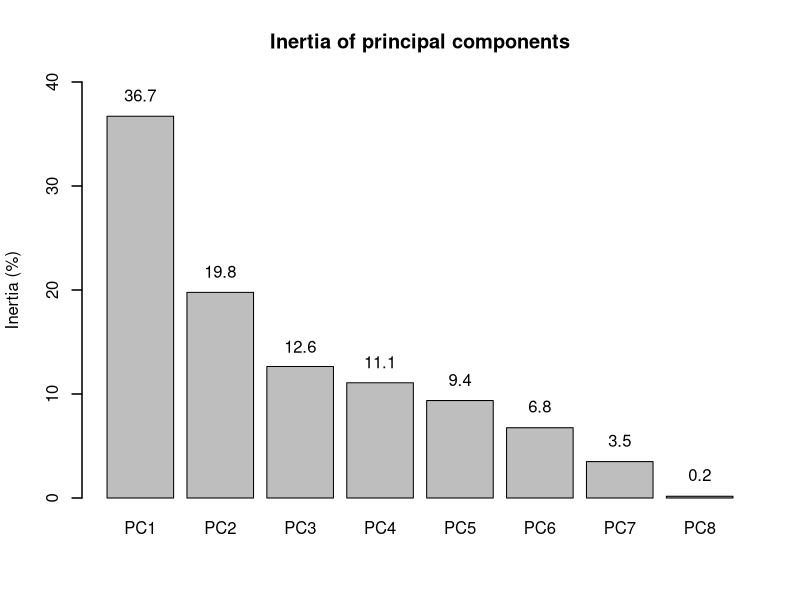
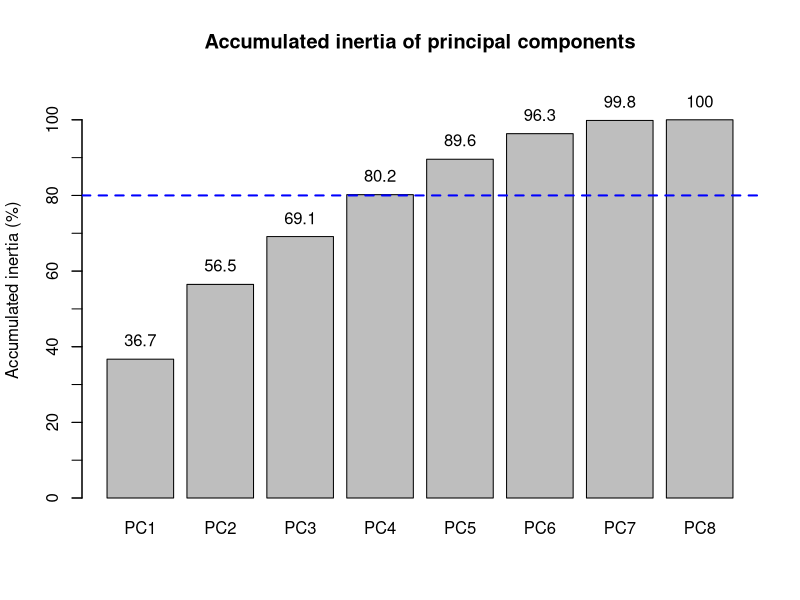
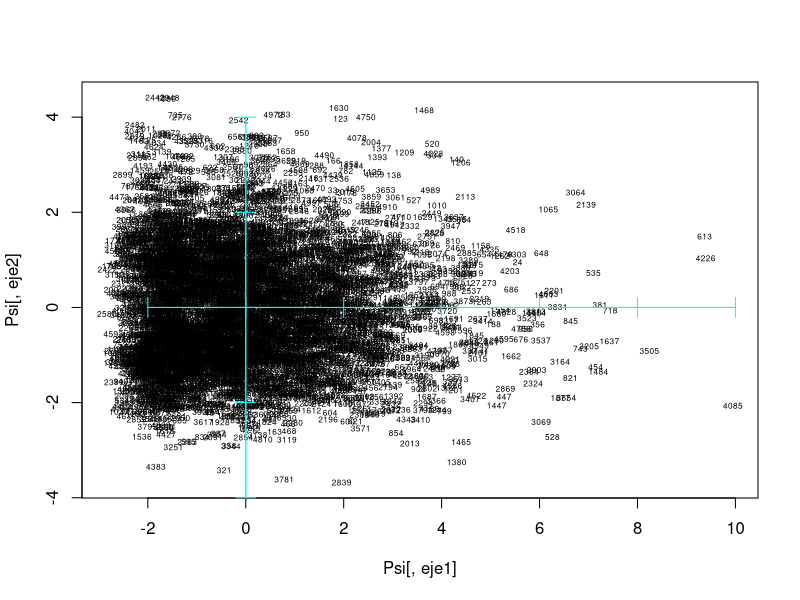
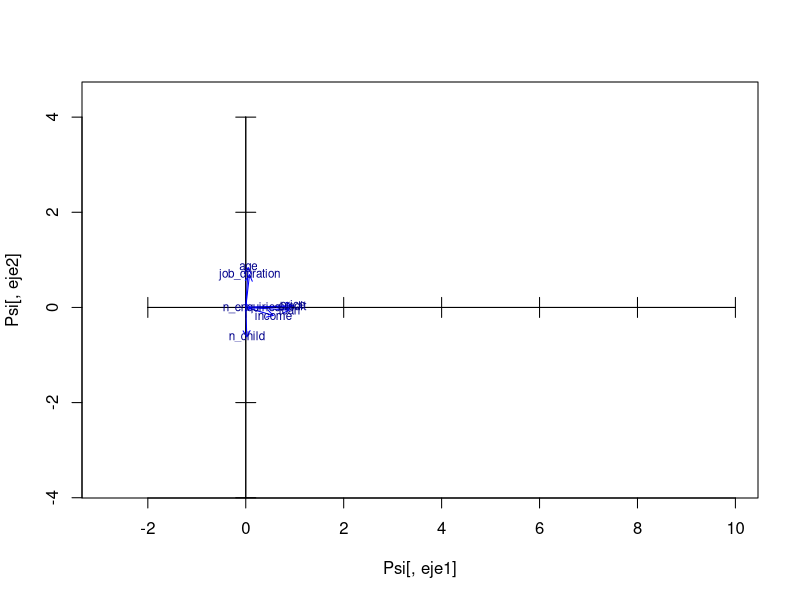
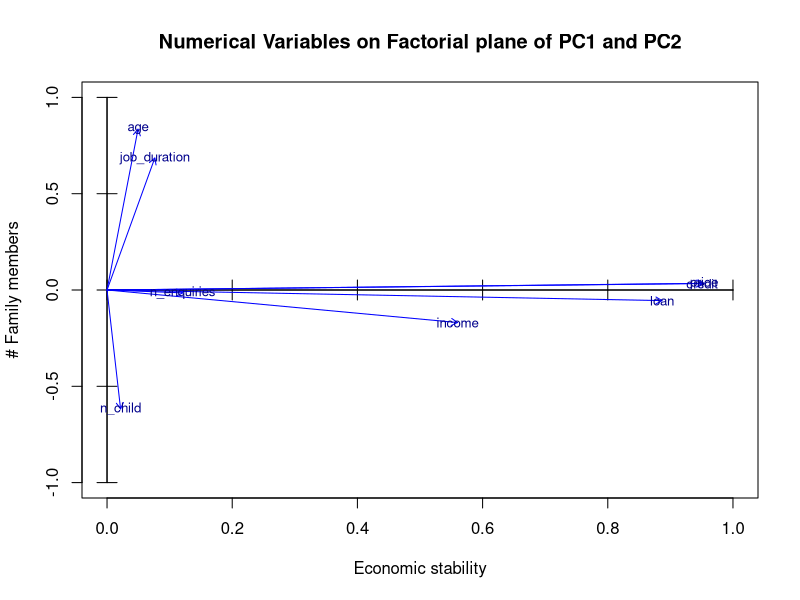
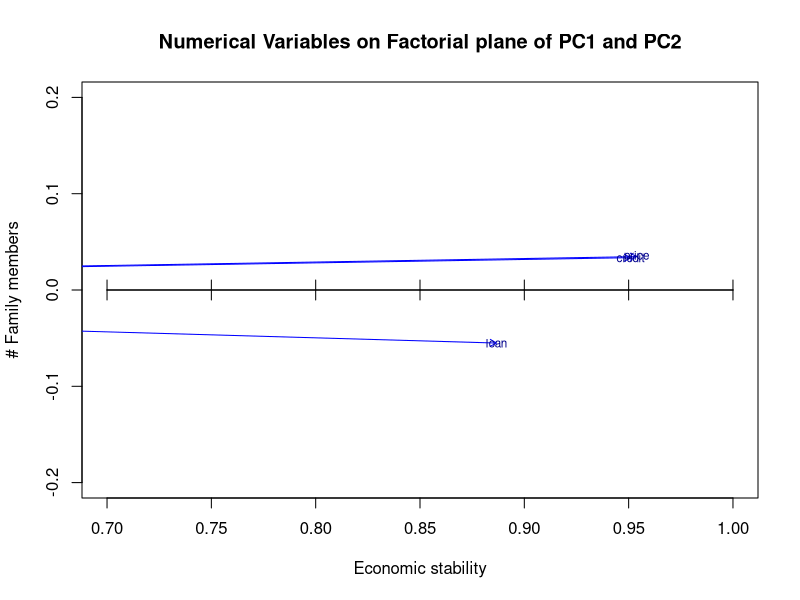
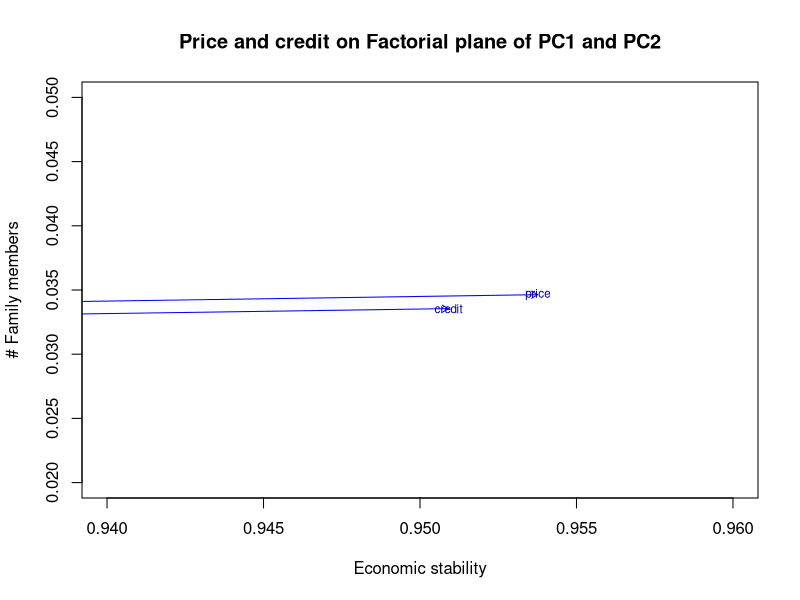
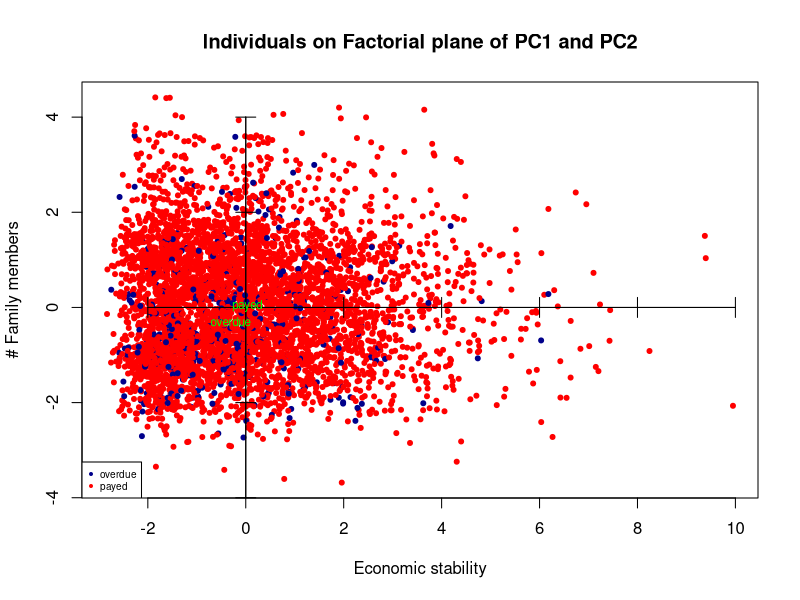

The R source for these figures, in order:
## ---- chunk 1
library(car)
## ---- chunk 2
df <- read.csv("2. Bank-India-preprocessed-data.csv")
data = df

for (i in c(2:5,11:14,17:18,20)) {
  data[,i] <- factor(data[,i])
}
summary(data)
## ---- chunk 3
# Here we can see the output of the PCA 
numeriques <- which(sapply(data,is.numeric))
# We don't include id for the analysis
numeriques = numeriques[-1]

dcon <- data[,numeriques]
sapply(dcon,class)

pc1 <- prcomp(dcon, scale=TRUE)
pc1
## ---- chunk 4
numeriques
## ---- chunk 5
barplot_x <- barplot(100*(pc1$sdev[1:dim(dcon)[2]]^2)/dim(dcon)[2], main = 
        'Inertia of principal components', 
        names.arg = c("PC1", "PC2", "PC3", "PC4", "PC5",
        "PC6", "PC7", "PC8"), ylab = "Inertia (%)", ylim = c(0,40))
axis(side=2, at=(seq(0, 100, by=10)), labels = FALSE)
barplot_y <- round(as.matrix(100*(pc1$sdev[1:dim(dcon)[2]]^2)/dim(dcon)[2]), digits = 1)

text(barplot_x,barplot_y+2,labels=as.character(barplot_y))
## ---- chunk 6
barplot_x <- barplot(100*cumsum(pc1$sdev[1:dim(dcon)[2]]^2)/dim(dcon)[2], main = 
        'Accumulated inertia of principal components', 
        names.arg = c("PC1", "PC2", "PC3", "PC4", "PC5",
        "PC6", "PC7", "PC8"), ylab = "Accumulated inertia (%)", ylim = c(0,110))
axis(side=2, at=(seq(0, 100, by=10)), labels = FALSE)
barplot_y <- round(as.matrix(100*cumsum(pc1$sdev[1:dim(dcon)[2]]^2)/dim(dcon)[2]), digits = 1)
text(barplot_x,barplot_y+5,labels=as.character(barplot_y))
abline(80,0, col = "blue", lwd = 2, lty = 2)

## ---- chunk 7
# Select only 4 components
nd = 4
Psi = pc1$x[,1:nd]

# STORAGE OF LABELS FOR INDIVIDUALS AND VARIABLES

iden = row.names(dcon)
etiq = names(dcon)
ze = rep(0,length(etiq)) # WE WILL NEED THIS VECTOR AFTERWARDS FOR THE GRAPHICS

# PLOT OF INDIVIDUALS

#Select the component to be plot on our axis
eje1<-1
eje2<-2

# Here is were we create the shadows

plot(Psi[,eje1],Psi[,eje2], type="n")
text(Psi[,eje1],Psi[,eje2],labels=iden, cex=0.5)
axis(side=1, pos= 0, labels = F, col="cyan")
axis(side=3, pos= 0, labels = F, col="cyan")
axis(side=2, pos= 0, labels = F, col="cyan")
axis(side=4, pos= 0, labels = F, col="cyan")


# Projection of variables
# Correlation between original variables and the principal components
Phi = cor(dcon,Psi)

#select our axes

X<-Phi[,eje1]
Y<-Phi[,eje2]

plot(Psi[,eje1],Psi[,eje2],type="n")
axis(side=1, pos= 0, labels = F)
axis(side=3, pos= 0, labels = F)
axis(side=2, pos= 0, labels = F)
axis(side=4, pos= 0, labels = F)
arrows(ze, ze, X, Y, length = 0.07,col="blue")
text(X,Y,labels=etiq,col="darkblue", cex=0.7)
## ---- chunk 8
plot(Psi[,eje1],Psi[,eje2],type="n", xlim = c(0,1), ylim = c(-1, 1),
     xlab = "Economic stability", ylab='# Family members', main =
       "Numerical Variables on Factorial plane of PC1 and PC2")
axis(side=1, pos= 0, labels = F)
axis(side=3, pos= 0, labels = F)
axis(side=2, pos= 0, labels = F)
axis(side=4, pos= 0, labels = F)
arrows(ze, ze, X, Y, length = 0.07,col="blue")
text(X,Y,labels=etiq,col="darkblue", cex=0.8)
text(-0.65,-0.7, 
     substitute(paste(italic('Note: "price" and "credit" share almost the same space')))
     ,col="red", cex=0.8)

# "price" and "credit" overlap because one is the price of the good to purchase, while credit is the loan the client requests.
## ---- chunk 9
plot(Psi[,eje1],Psi[,eje2],type="n", xlim = c(0.7,1), ylim = c(-0.2, 0.2),
     xlab = "Economic stability", ylab='# Family members', main =
       "Numerical Variables on Factorial plane of PC1 and PC2")
axis(side=1, pos= 0, labels = F)
axis(side=3, pos= 0, labels = F)
axis(side=2, pos= 0, labels = F)
axis(side=4, pos= 0, labels = F)
arrows(ze, ze, X, Y, length = 0.07,col="blue")
text(X,Y,labels=etiq,col="darkblue", cex=0.7)

# Check that there are not more variables aggregated close to "loan"

plot(Psi[,eje1],Psi[,eje2],type="n", xlim = c(0.94,0.96), ylim = c(0.02, 0.05),
     xlab = "Economic stability", ylab='# Family members', main =
      "Price and credit on Factorial plane of PC1 and PC2")
axis(side=1, pos= 0, labels = F)
axis(side=3, pos= 0, labels = F)
axis(side=2, pos= 0, labels = F)
axis(side=4, pos= 0, labels = F)
arrows(ze, ze, X, Y, length = 0.07,col="blue")
text(X,Y,labels=etiq,col="darkblue", cex=0.7)
## ---- chunk 10
# Adding the target variable (index=2)

varcat<-factor(data[,2]) 
fdic1 = tapply(Psi[,eje1],varcat,mean)
fdic2 = tapply(Psi[,eje2],varcat,mean) 

varcat=factor(data[,2])
plot(Psi[,1],Psi[,2], pch=c(20,20) [varcat], col=c("darkblue", "red") [varcat],
     xlab = "Economic stability", ylab='# Family members', main =
      "Individuals on Factorial plane of PC1 and PC2")
axis(side=1, pos= 0, labels = F, col="black")
axis(side=3, pos= 0, labels = F, col="black")
axis(side=2, pos= 0, labels = F, col="black")
axis(side=4, pos= 0, labels = F, col="black")
legend("bottomleft",levels(factor(varcat)),pch=c(20,20),col=c("darkblue", "red"), cex=0.6)

text(fdic1,fdic2,labels=levels(varcat), col=c("green", "green"), 
     cex=0.7)

## ---- chunk 11

plot(Psi[,eje1],Psi[,eje2],type="n", xlim= c(-1,1), ylim = c(-1,1),
     xlab = "Economic stability", ylab='# Family members', main =
      "Target on Factorial plane of PC1 and PC2")
axis(side=1, pos= 0, labels = F, col="cyan")
axis(side=3, pos= 0, labels = F, col="cyan")
axis(side=2, pos= 0, labels = F, col="cyan")
axis(side=4, pos= 0, labels = F, col="cyan")

text(fdic1,fdic2,labels=levels(varcat), col=c("green", "red"), 
     cex=0.7)
arrows(ze, ze, X, Y, length = 0.07,col="darkgray")
text(X,Y,labels=etiq,col="darkgray", cex=0.8)
## ---- chunk 12
dcat <- c(2:5,11:14,17:18,20)
colors<-rainbow(length(dcat))

plot(Psi[,eje1],Psi[,eje2], type = "n", xlim= c(-2,2), ylim = c(-1,1))
axis(side=1, pos= 0, labels = F, col="cyan")
axis(side=3, pos= 0, labels = F, col="cyan")
axis(side=2, pos= 0, labels = F, col="cyan")
axis(side=4, pos= 0, labels = F, col="cyan")

# Loop to add all categories 

c <- 1
for(k in dcat){
  seguentColor<-colors[c]
  fdic1 = tapply(Psi[,eje1],data[,k],mean)
  fdic2 = tapply(Psi[,eje2],data[,k],mean) 
  
  text(fdic1,fdic2,labels=levels(factor(data[,k])),col=seguentColor, cex=0.6)
  c<-c+1
}
text(fdic1,fdic2,labels=levels(varcat), col=c("green", "red"), 
     cex=0.7)
arrows(ze, ze, X, Y, length = 0.07,col="lightgray")
text(X,Y,labels=etiq,col="lightgray", cex=0.8)  
legend("bottomleft",names(data)[dcat],pch=1,col=colors, cex=0.6)

## ---- chunk 13
plot(Psi[,eje1],Psi[,eje2], type = "n", xlim = c(-3,2), ylim = c(-2,3),
     xlab = "Economic stability", ylab='# Family members', main =
      "Modalities on Factorial plane of PC1 and PC2")
axis(side=1, pos= 0, labels = F, col="cyan")
axis(side=3, pos= 0, labels = F, col="cyan")
axis(side=2, pos= 0, labels = F, col="cyan")
axis(side=4, pos= 0, labels = F, col="cyan")

# Loop to add all categories 

c <- 1
for(k in dcat){
  seguentColor<-colors[c]
  fdic1 = tapply(Psi[,eje1],data[,k],mean)
  fdic2 = tapply(Psi[,eje2],data[,k],mean) 
  
  text(fdic1,fdic2,labels=levels(factor(data[,k])),col=seguentColor, cex=0.6)
  c<-c+1
}
arrows(ze, ze, X, Y, length = 0.07,col="lightgray")
text(X,Y,labels=etiq,col="lightgray", cex=0.8)  
legend("bottomleft",names(data)[dcat],pch=1,col=colors, cex=0.6)

## ---- chunk 14
groups <- list(c(2:5), c(2,11:13), c(2,14), c(2,17), c(2,18), c(2,20))

for(j in 1:length(groups)){
  colors <- c("red", "blue", "darkgreen", "black")
  
  plot(Psi[,eje1],Psi[,eje2], type = "n", xlim = c(-2,2), ylim = c(-2,2),
       xlab = "Economic stability", ylab='# Family members')
  axis(side=1, pos= 0, labels = F, col="cyan")
  axis(side=3, pos= 0, labels = F, col="cyan")
  axis(side=2, pos= 0, labels = F, col="cyan")
  axis(side=4, pos= 0, labels = F, col="cyan")
    
    # Loop to add all categories of this group
    c <- 1
    for(k in groups[[j]]){
      seguentColor<-colors[c]
      fdic1 = tapply(Psi[,eje1],data[,k],mean)
      fdic2 = tapply(Psi[,eje2],data[,k],mean) 
      
      text(fdic1,fdic2,labels=levels(factor(data[,k])),col=seguentColor, 
           cex=0.6)
      c <- c+1
    }
  arrows(ze, ze, X, Y, length = 0.07,col="lightgray")
  text(X,Y,labels=etiq,col="lightgray", cex=0.8)  
  legend("bottomleft",names(data)[groups[[j]]],pch=1,col=colors, cex=0.6)
}


## ---- chunk 15
# occupation 1
j <- 4

colors <- c("red", "blue", "darkgreen", "black")
  
plot(Psi[,eje1],Psi[,eje2], type = "n", xlim = c(-1,1.5), ylim = c(-1,1),
     xlab = "Economic stability", ylab='# Family members')
axis(side=1, pos= 0, labels = F, col="cyan")
axis(side=3, pos= 0, labels = F, col="cyan")
axis(side=2, pos= 0, labels = F, col="cyan")
axis(side=4, pos= 0, labels = F, col="cyan")
  
  # Loop to add all categories of this group
  seguentColor<-colors[1]
  fdic1 = tapply(Psi[,eje1],data[,2],mean)
  fdic2 = tapply(Psi[,eje2],data[,2],mean) 
  split = length(fdic1)
  
  text(fdic1[1:split],fdic2[1:split],labels=levels(factor(data[,2]))[1:split],col=seguentColor, 
       cex=0.6)
  
  seguentColor<-colors[2]
  fdic1 = tapply(Psi[,eje1],data[,17],mean)
  fdic2 = tapply(Psi[,eje2],data[,17],mean) 
  split = length(fdic1)/2
  
  text(fdic1[1:split],fdic2[1:split],labels=levels(factor(data[,17]))[1:split],col=seguentColor, 
       cex=0.6)
  arrows(ze, ze, X, Y, length = 0.07,col="lightgray")
  text(X,Y,labels=etiq,col="lightgray", cex=0.8) 
legend("bottomleft",names(data)[groups[[j]]],pch=1,col=colors, cex=0.6)
## ---- chunk 16
# occupation 2
j <- 4

colors <- c("red", "blue", "darkgreen", "black")
  
plot(Psi[,eje1],Psi[,eje2], type = "n", xlim = c(-1,1), ylim = c(-1,1),
     xlab = "Economic stability", ylab='# Family members')
axis(side=1, pos= 0, labels = F, col="cyan")
axis(side=3, pos= 0, labels = F, col="cyan")
axis(side=2, pos= 0, labels = F, col="cyan")
axis(side=4, pos= 0, labels = F, col="cyan")
  
  # Loop to add all categories of this group
  seguentColor<-colors[1]
  fdic1 = tapply(Psi[,eje1],data[,2],mean)
  fdic2 = tapply(Psi[,eje2],data[,2],mean) 
  split = length(fdic1)
  
  text(fdic1[1:split],fdic2[1:split],labels=levels(factor(data[,2]))[1:split],col=seguentColor, 
       cex=0.6)
  
  seguentColor<-colors[2]
  fdic1 = tapply(Psi[,eje1],data[,17],mean)
  fdic2 = tapply(Psi[,eje2],data[,17],mean) 
  split = length(fdic1)/2 + 1
  end_ind = length(fdic1)
  
  text(fdic1[split:end_ind],fdic2[split:end_ind],labels=levels(factor(data[,17]))[split:end_ind],col=seguentColor, 
       cex=0.6)
  arrows(ze, ze, X, Y, length = 0.07,col="lightgray")
  text(X,Y,labels=etiq,col="lightgray", cex=0.8)
legend("bottomleft",names(data)[groups[[j]]],pch=1,col=colors, cex=0.6)
## ---- chunk 17
# job_type 1
j <- 5

colors <- c("red", "blue", "darkgreen", "black")
  
plot(Psi[,eje1],Psi[,eje2], type = "n", xlim = c(-1.5,1), ylim = c(-.8,1),
     xlab = "Economic stability", ylab='# Family members')
axis(side=1, pos= 0, labels = F, col="cyan")
axis(side=3, pos= 0, labels = F, col="cyan")
axis(side=2, pos= 0, labels = F, col="cyan")
axis(side=4, pos= 0, labels = F, col="cyan")
  
  # Loop to add all categories of this group
  seguentColor<-colors[1]
  fdic1 = tapply(Psi[,eje1],data[,2],mean)
  fdic2 = tapply(Psi[,eje2],data[,2],mean) 
  split = length(fdic1)
  
  text(fdic1[1:split],fdic2[1:split],labels=levels(factor(data[,2]))[1:split],col=seguentColor, 
       cex=0.6)
  
  seguentColor<-colors[2]
  fdic1 = tapply(Psi[,eje1],data[,18],mean)
  fdic2 = tapply(Psi[,eje2],data[,18],mean) 
  split = length(fdic1)/2
  
  text(fdic1[1:split],fdic2[1:split],labels=levels(factor(data[,18]))[1:split],col=seguentColor, 
       cex=0.6)
  arrows(ze, ze, X, Y, length = 0.07,col="lightgray")
  text(X,Y,labels=etiq,col="lightgray", cex=0.8)
legend("bottomleft",names(data)[groups[[j]]],pch=1,col=colors, cex=0.6)
## ---- chunk 18
# job_type 2
j <- 5

colors <- c("red", "blue", "darkgreen", "black")
  
plot(Psi[,eje1],Psi[,eje2], type = "n", xlim = c(-.6,.6), ylim = c(-2,2),
     xlab = "Economic stability", ylab='# Family members')
axis(side=1, pos= 0, labels = F, col="cyan")
axis(side=3, pos= 0, labels = F, col="cyan")
axis(side=2, pos= 0, labels = F, col="cyan")
axis(side=4, pos= 0, labels = F, col="cyan")
  
  # Loop to add all categories of this group
  seguentColor<-colors[1]
  fdic1 = tapply(Psi[,eje1],data[,2],mean)
  fdic2 = tapply(Psi[,eje2],data[,2],mean) 
  split = length(fdic1)
  
  text(fdic1[1:split],fdic2[1:split],labels=levels(factor(data[,2]))[1:split],col=seguentColor, 
       cex=0.6)
  
  seguentColor<-colors[2]
  fdic1 = tapply(Psi[,eje1],data[,18],mean)
  fdic2 = tapply(Psi[,eje2],data[,18],mean) 
  split = length(fdic1)/2 + 1
  end_ind = length(fdic1)
  
  text(fdic1[split:end_ind],fdic2[split:end_ind],labels=levels(factor(data[,18]))[split:end_ind],col=seguentColor, 
       cex=0.6)
  arrows(ze, ze, X, Y, length = 0.07,col="lightgray")
  text(X,Y,labels=etiq,col="lightgray", cex=0.8)
legend("bottomleft",names(data)[groups[[j]]],pch=1,col=colors, cex=0.6)
## ---- chunk 19
j <- 6
colors <- c("red", "blue", "darkgreen", "black")
  
plot(Psi[,eje1],Psi[,eje2], type = "n", xlim = c(-.6,1), ylim = c(-.5,1),
     xlab = "Economic stability", ylab='# Family members')
axis(side=1, pos= 0, labels = F, col="cyan")
axis(side=3, pos= 0, labels = F, col="cyan")
axis(side=2, pos= 0, labels = F, col="cyan")
axis(side=4, pos= 0, labels = F, col="cyan")
  
  # Loop to add all categories of this group
  c <- 1
  for(k in groups[[j]]){
    seguentColor<-colors[c]
    fdic1 = tapply(Psi[,eje1],data[,k],mean)
    fdic2 = tapply(Psi[,eje2],data[,k],mean) 
    
    text(fdic1,fdic2,labels=levels(factor(data[,k])),col=seguentColor, 
         cex=0.6)
    c <- c+1
  }
    arrows(ze, ze, X, Y, length = 0.07,col="lightgray")
  text(X,Y,labels=etiq,col="lightgray", cex=0.8)
legend("bottomleft",names(data)[groups[[j]]],pch=1,col=colors, cex=0.6)
## ---- chunk 20
groups <- list(c(2:5), c(11:13))

for(j in 1:length(groups)){
  # colors <- c("red", "darkgreen", "green", "brown", "blue", "purple", "darkorange")
  colors <- c("red", "blue", "darkgreen")
  
  plot(Psi[,eje1],Psi[,eje2], type = "n", xlim = c(-1,2), ylim = c(-1,3))
  axis(side=1, pos= 0, labels = F, col="cyan")
  axis(side=3, pos= 0, labels = F, col="cyan")
  axis(side=2, pos= 0, labels = F, col="cyan")
  axis(side=4, pos= 0, labels = F, col="cyan")
  
  #add projections of numerical variables in background
  arrows(ze, ze, X, Y, length = 0.07,col="gray")
  text(X,Y,labels=etiq,col="gray", cex=0.7)
    
    # Loop to add all categories of this group
    c <- 1
    for(k in groups[[j]]){
      seguentColor<-colors[c]
      fdic1 = tapply(Psi[,eje1],data[,k],mean)
      fdic2 = tapply(Psi[,eje2],data[,k],mean) 
      
      text(fdic1,fdic2,labels=levels(factor(data[,k])),col=seguentColor, 
           cex=0.6)
      c <- c+1
    }
  legend("bottomleft",names(data)[groups[[j]]],pch=1,col=colors, cex=0.6)
}

## ---- chunk 21
# Plot the PCA plan
plot(Psi[,eje1],Psi[,eje2])
axis(side=1, pos= 0, labels = F, col="cyan")
axis(side=3, pos= 0, labels = F, col="cyan")
axis(side=2, pos= 0, labels = F, col="cyan")
axis(side=4, pos= 0, labels = F, col="cyan")

# Defining the parameter for Mahalanobis distance
df <- Psi[,eje1:eje2]
df.center <- colMeans(df)
df.cov <- cov(df)
rad <- sqrt(qchisq(0.95, df = ncol(df)))


# Plotting the ellipse of Mahalanobis distance
ellipse <- data.frame(ellipse(df.center, df.cov, rad, 100, FALSE, col = "orange", fill=TRUE))
## ---- chunk 22
#Select the component to be plot on our axis
eje1<-1
eje2<-3

# Here is were we create the shadows

plot(Psi[,eje1],Psi[,eje2], type="n")
text(Psi[,eje1],Psi[,eje2],labels=iden, cex=0.5)
axis(side=1, pos= 0, labels = F, col="cyan")
axis(side=3, pos= 0, labels = F, col="cyan")
axis(side=2, pos= 0, labels = F, col="cyan")
axis(side=4, pos= 0, labels = F, col="cyan")


# Projection of variables
# Correlation between original variables and the principal components
Phi = cor(dcon,Psi)

#select our axes

X<-Phi[,eje1]
Y<-Phi[,eje2]

plot(Psi[,eje1],Psi[,eje2],type="n")
axis(side=1, pos= 0, labels = F)
axis(side=3, pos= 0, labels = F)
axis(side=2, pos= 0, labels = F)
axis(side=4, pos= 0, labels = F)
arrows(ze, ze, X, Y, length = 0.07,col="blue")
text(X,Y,labels=etiq,col="darkblue", cex=0.7)
## ---- chunk 23
plot(Psi[,eje1],Psi[,eje2],type="n", xlim = c(0,1), ylim = c(-.5, 1), xlab = 'Economic stability', ylab='#Enquiries', main =
       "Numerical Variables on Factorial plane of PC1 and PC3")
axis(side=1, pos= 0, labels = F)
axis(side=3, pos= 0, labels = F)
axis(side=2, pos= 0, labels = F)
axis(side=4, pos= 0, labels = F)
arrows(ze, ze, X, Y, length = 0.07,col="blue")
text(X,Y,labels=etiq,col="darkblue", cex=0.8)
text(-0.65,-0.7, 
     substitute(paste(italic('Note: "price" and "credit" share almost the same space')))
     ,col="red", cex=0.8)

# "price" and "credit" overlap because one is the price of the good to purchase, while credit is the loan the client requests.
## ---- chunk 24
plot(Psi[,eje1],Psi[,eje2],type="n", xlim = c(0.7,1), ylim = c(-0.2, 0.2))
axis(side=1, pos= 0, labels = F)
axis(side=3, pos= 0, labels = F)
axis(side=2, pos= 0, labels = F)
axis(side=4, pos= 0, labels = F)
arrows(ze, ze, X, Y, length = 0.07,col="blue")
text(X,Y,labels=etiq,col="darkblue", cex=0.7)

# Check that there are not more variables aggregated close to "loan"

plot(Psi[,eje1],Psi[,eje2],type="n", xlim = c(0.85,1), ylim = c(-0.1, 0))
axis(side=1, pos= 0, labels = F)
axis(side=3, pos= 0, labels = F)
axis(side=2, pos= 0, labels = F)
axis(side=4, pos= 0, labels = F)
arrows(ze, ze, X, Y, length = 0.07,col="blue")
text(X,Y,labels=etiq,col="darkblue", cex=0.7)
## ---- chunk 25
# Adding the target variable (index=2)

varcat<-factor(data[,2]) 
fdic1 = tapply(Psi[,eje1],varcat,mean)
fdic2 = tapply(Psi[,eje2],varcat,mean) 

varcat=factor(data[,2])
plot(Psi[,1],Psi[,2], pch=c(20,20) [varcat], col=c("darkblue", "red") [varcat],
     xlab = 'Economic stability', ylab = '#Enquiries', main = 
       'Individuals on Factorial plane of PC1 and PC3')
axis(side=1, pos= 0, labels = F, col="black")
axis(side=3, pos= 0, labels = F, col="black")
axis(side=2, pos= 0, labels = F, col="black")
axis(side=4, pos= 0, labels = F, col="black")
legend("bottomleft",levels(factor(varcat)),pch=c(20,20),col=c("darkblue", "red"), cex=0.6)

text(fdic1,fdic2,labels=levels(varcat), col=c("green", "green"), 
     cex=0.7)

## ---- chunk 26

plot(Psi[,eje1],Psi[,eje2],type="n", xlim= c(-1,1), ylim = c(-1,1), xlab = 'Economic stability', ylab = '#Enquiries', main = 
       'Target on Factorial plane of PC1 and PC3')
axis(side=1, pos= 0, labels = F, col="cyan")
axis(side=3, pos= 0, labels = F, col="cyan")
axis(side=2, pos= 0, labels = F, col="cyan")
axis(side=4, pos= 0, labels = F, col="cyan")

text(fdic1,fdic2,labels=levels(varcat), col=c("green", "red"), 
     cex=0.7)
  arrows(ze, ze, X, Y, length = 0.07,col="darkgray")
  text(X,Y,labels=etiq,col="darkgray", cex=0.8) 
## ---- chunk 27
dcat <- c(2:5,11:14,17:18,20)
colors<-rainbow(length(dcat))

plot(Psi[,eje1],Psi[,eje2], type = "n")
axis(side=1, pos= 0, labels = F, col="cyan")
axis(side=3, pos= 0, labels = F, col="cyan")
axis(side=2, pos= 0, labels = F, col="cyan")
axis(side=4, pos= 0, labels = F, col="cyan")

# Loop to add all categories 

c <- 1
for(k in dcat){
  seguentColor<-colors[c]
  fdic1 = tapply(Psi[,eje1],data[,k],mean)
  fdic2 = tapply(Psi[,eje2],data[,k],mean) 
  
  text(fdic1,fdic2,labels=levels(factor(data[,k])),col=seguentColor, cex=0.6)
  c<-c+1
}
legend("bottomleft",names(data)[dcat],pch=1,col=colors, cex=0.6)
  arrows(ze, ze, X, Y, length = 0.07,col="lightgray")
  text(X,Y,labels=etiq,col="lightgray", cex=0.8) 
## ---- chunk 28
dcat <- c(2:5,11:14,17:18,20)
colors<-rainbow(length(dcat))

plot(Psi[,eje1],Psi[,eje2], type = "n", xlim = c(-1.5,1.5), ylim = c(-.7,1), xlab = 'Economic stability', ylab = '#Enquiries', main = 
       'Modalities on Factorial plane of PC1 and PC3')
axis(side=1, pos= 0, labels = F, col="cyan")
axis(side=3, pos= 0, labels = F, col="cyan")
axis(side=2, pos= 0, labels = F, col="cyan")
axis(side=4, pos= 0, labels = F, col="cyan")

# Loop to add all categories 

c <- 1
for(k in dcat){
  seguentColor<-colors[c]
  fdic1 = tapply(Psi[,eje1],data[,k],mean)
  fdic2 = tapply(Psi[,eje2],data[,k],mean) 
  
  text(fdic1,fdic2,labels=levels(factor(data[,k])),col=seguentColor, cex=0.6)
  c<-c+1
}
legend("bottomleft",names(data)[dcat],pch=1,col=colors, cex=0.6)
  arrows(ze, ze, X, Y, length = 0.07,col="lightgray")
  text(X,Y,labels=etiq,col="lightgray", cex=0.8) 

## ---- chunk 29
groups <- list(c(2:5), c(11:13), 14, 17, 18, 20)

for(j in 1:length(groups)){
  colors <- c("red", "blue", "darkgreen")
  
  plot(Psi[,eje1],Psi[,eje2], type = "n", xlim = c(-1.5,1.5), ylim = c(-.7,.7))
  axis(side=1, pos= 0, labels = F, col="cyan")
  axis(side=3, pos= 0, labels = F, col="cyan")
  axis(side=2, pos= 0, labels = F, col="cyan")
  axis(side=4, pos= 0, labels = F, col="cyan")
    
    # Loop to add all categories of this group
    c <- 1
    for(k in groups[[j]]){
      seguentColor<-colors[c]
      fdic1 = tapply(Psi[,eje1],data[,k],mean)
      fdic2 = tapply(Psi[,eje2],data[,k],mean) 
      
      text(fdic1,fdic2,labels=levels(factor(data[,k])),col=seguentColor, 
           cex=0.6)
      c <- c+1
    }
  legend("bottomleft",names(data)[groups[[j]]],pch=1,col=colors, cex=0.6)
}


## ---- chunk 30
groups <- list(c(2:5), c(11:13))

for(j in 1:length(groups)){
  # colors <- c("red", "darkgreen", "green", "brown", "blue", "purple", "darkorange")
  colors <- c("red", "blue", "darkgreen")
  
  plot(Psi[,eje1],Psi[,eje2], type = "n", xlim = c(-1,2), ylim = c(-1,3))
  axis(side=1, pos= 0, labels = F, col="cyan")
  axis(side=3, pos= 0, labels = F, col="cyan")
  axis(side=2, pos= 0, labels = F, col="cyan")
  axis(side=4, pos= 0, labels = F, col="cyan")
  
  #add projections of numerical variables in background
  arrows(ze, ze, X, Y, length = 0.07,col="gray")
  text(X,Y,labels=etiq,col="gray", cex=0.7)
    
    # Loop to add all categories of this group
    c <- 1
    for(k in groups[[j]]){
      seguentColor<-colors[c]
      fdic1 = tapply(Psi[,eje1],data[,k],mean)
      fdic2 = tapply(Psi[,eje2],data[,k],mean) 
      
      text(fdic1,fdic2,labels=levels(factor(data[,k])),col=seguentColor, 
           cex=0.6)
      c <- c+1
    }
  legend("bottomleft",names(data)[groups[[j]]],pch=1,col=colors, cex=0.6)
}

## ---- chunk 31
#Select the component to be plot on our axis
eje1<-2
eje2<-3

# Here is were we create the shadows

plot(Psi[,eje1],Psi[,eje2], type="n", main="")
text(Psi[,eje1],Psi[,eje2],labels=iden, cex=0.5)
axis(side=1, pos= 0, labels = F, col="cyan")
axis(side=3, pos= 0, labels = F, col="cyan")
axis(side=2, pos= 0, labels = F, col="cyan")
axis(side=4, pos= 0, labels = F, col="cyan")


# Projection of variables
# Correlation between original variables and the principal components
Phi = cor(dcon,Psi)

#select our axes

X<-Phi[,eje1]
Y<-Phi[,eje2]

plot(Psi[,eje1],Psi[,eje2],type="n")
axis(side=1, pos= 0, labels = F)
axis(side=3, pos= 0, labels = F)
axis(side=2, pos= 0, labels = F)
axis(side=4, pos= 0, labels = F)
arrows(ze, ze, X, Y, length = 0.07,col="blue")
text(X,Y,labels=etiq,col="darkblue", cex=0.7)
## ---- chunk 32
plot(Psi[,eje1],Psi[,eje2],type="n", xlim = c(-1,1), ylim = c(-0.2, 1), xlab = '# Family members', ylab='#Enquiries', main = "Numerical
     Variables on Factorial plane of PC2 and PC3")
axis(side=1, pos= 0, labels = F)
axis(side=3, pos= 0, labels = F)
axis(side=2, pos= 0, labels = F)
axis(side=4, pos= 0, labels = F)
arrows(ze, ze, X, Y, length = 0.07,col="blue")
text(X,Y,labels=etiq,col="darkblue", cex=0.8)
text(-0.65,-0.7, 
     substitute(paste(italic('Note: "price" and "credit" share almost the same space')))
     ,col="red", cex=0.8)

# "price" and "credit" overlap because one is the price of the good to purchase, while credit is the loan the client requests.
## ---- chunk 33
# Adding the target variable (index=2)

varcat<-factor(data[,2]) 
fdic1 = tapply(Psi[,eje1],varcat,mean)
fdic2 = tapply(Psi[,eje2],varcat,mean) 

varcat=factor(data[,2])
plot(Psi[,eje1],Psi[,eje2], pch=c(20,20) [varcat], col=c("darkblue", "red") [varcat], xlab = '# Family members', ylab='#Enquiries', main = "Individuals
     on Factorial plane of PC2 and PC3")
axis(side=1, pos= 0, labels = F, col="black")
axis(side=3, pos= 0, labels = F, col="black")
axis(side=2, pos= 0, labels = F, col="black")
axis(side=4, pos= 0, labels = F, col="black")
legend("bottomleft",levels(factor(varcat)),pch=c(20,20),col=c("darkblue", "red"), cex=0.6)

text(fdic1,fdic2,labels=levels(varcat), col=c("green", "green"), 
     cex=0.7)
  arrows(ze, ze, X, Y, length = 0.07,col="gray")
  text(X,Y,labels=etiq,col="gray", cex=0.7)
## ---- chunk 34

plot(Psi[,eje1],Psi[,eje2],type="n", xlim= c(-1,1), ylim = c(-1,1), xlab = '# Family members', ylab='#Enquiries', main = "Target
     on Factorial plane of PC2 and PC3")
axis(side=1, pos= 0, labels = F, col="cyan")
axis(side=3, pos= 0, labels = F, col="cyan")
axis(side=2, pos= 0, labels = F, col="cyan")
axis(side=4, pos= 0, labels = F, col="cyan")

text(fdic1,fdic2,labels=levels(varcat), col=c("green", "red"), cex=0.7)
  arrows(ze, ze, X, Y, length = 0.07,col="gray")
  text(X,Y,labels=etiq,col="gray", cex=0.7)
## ---- chunk 35
dcat <- c(2:5,11:14,17:18,20)
colors<-rainbow(length(dcat))

plot(Psi[,eje1],Psi[,eje2], type = "n")
axis(side=1, pos= 0, labels = F, col="cyan")
axis(side=3, pos= 0, labels = F, col="cyan")
axis(side=2, pos= 0, labels = F, col="cyan")
axis(side=4, pos= 0, labels = F, col="cyan")

# Loop to add all categories 

c <- 1
for(k in dcat){
  seguentColor<-colors[c]
  fdic1 = tapply(Psi[,eje1],data[,k],mean)
  fdic2 = tapply(Psi[,eje2],data[,k],mean) 
  
  text(fdic1,fdic2,labels=levels(factor(data[,k])),col=seguentColor, cex=0.6)
  c<-c+1
}
legend("bottomleft",names(data)[dcat],pch=1,col=colors, cex=0.6)

## ---- chunk 36
plot(Psi[,eje1],Psi[,eje2], type = "n", xlim = c(-2.5,2), ylim = c(-.7,.7),
     xlab = "# Family members", ylab = "#Enquiries", main = 
       "Modalities on Factorial plane of PC2 and PC3")
axis(side=1, pos= 0, labels = F, col="cyan")
axis(side=3, pos= 0, labels = F, col="cyan")
axis(side=2, pos= 0, labels = F, col="cyan")
axis(side=4, pos= 0, labels = F, col="cyan")

# Loop to add all categories 

c <- 1
for(k in dcat){
  seguentColor<-colors[c]
  fdic1 = tapply(Psi[,eje1],data[,k],mean)
  fdic2 = tapply(Psi[,eje2],data[,k],mean) 
  
  text(fdic1,fdic2,labels=levels(factor(data[,k])),col=seguentColor, cex=0.6)
  c<-c+1
}
legend("bottomleft",names(data)[dcat],pch=1,col=colors, cex=0.6)
  arrows(ze, ze, X, Y, length = 0.07,col="gray")
  text(X,Y,labels=etiq,col="gray", cex=0.7)
## ---- chunk 37
groups <- list(c(2:5), c(11:13), 14, 17, 18, 20)

for(j in 1:length(groups)){
  colors <- c("red", "blue", "darkgreen")
  
  plot(Psi[,eje1],Psi[,eje2], type = "n", xlim = c(-2.5,2), ylim = c(-.7,.7))
  axis(side=1, pos= 0, labels = F, col="cyan")
  axis(side=3, pos= 0, labels = F, col="cyan")
  axis(side=2, pos= 0, labels = F, col="cyan")
  axis(side=4, pos= 0, labels = F, col="cyan")
    
    # Loop to add all categories of this group
    c <- 1
    for(k in groups[[j]]){
      seguentColor<-colors[c]
      fdic1 = tapply(Psi[,eje1],data[,k],mean)
      fdic2 = tapply(Psi[,eje2],data[,k],mean) 
      
      text(fdic1,fdic2,labels=levels(factor(data[,k])),col=seguentColor, 
           cex=0.6)
      c <- c+1
    }
  legend("bottomleft",names(data)[groups[[j]]],pch=1,col=colors, cex=0.6)
}


## ---- chunk 38
groups <- list(c(2:5), c(11:13))

for(j in 1:length(groups)){
  # colors <- c("red", "darkgreen", "green", "brown", "blue", "purple", "darkorange")
  colors <- c("red", "blue", "darkgreen")
  
  plot(Psi[,eje1],Psi[,eje2], type = "n", xlim = c(-1,2), ylim = c(-1,3))
  axis(side=1, pos= 0, labels = F, col="cyan")
  axis(side=3, pos= 0, labels = F, col="cyan")
  axis(side=2, pos= 0, labels = F, col="cyan")
  axis(side=4, pos= 0, labels = F, col="cyan")
  
  #add projections of numerical variables in background
  arrows(ze, ze, X, Y, length = 0.07,col="gray")
  text(X,Y,labels=etiq,col="gray", cex=0.7)
    
    # Loop to add all categories of this group
    c <- 1
    for(k in groups[[j]]){
      seguentColor<-colors[c]
      fdic1 = tapply(Psi[,eje1],data[,k],mean)
      fdic2 = tapply(Psi[,eje2],data[,k],mean) 
      
      text(fdic1,fdic2,labels=levels(factor(data[,k])),col=seguentColor, 
           cex=0.6)
      c <- c+1
    }
  legend("bottomleft",names(data)[groups[[j]]],pch=1,col=colors, cex=0.6)
}

## ---- chunk 39
# df <- data.frame(data$n_child, age)

# Calculate the average age for each n_child value
avg_age <- tapply(data$age, data$n_child, mean)
regression_model <- lm(data$age ~ data$n_child, data = data)
## ---- chunk 40
# Create the scatter plot
plot(names(avg_age), avg_age, xlab = "n_child", ylab = "Average Age", main = "Average Age vs. n_child")
abline(regression_model, col = "blue")
## ---- chunk 41
par(mfrow=c(1,1))
plot (data$n_child, data$age)
## ---- chunk 42
reverse_lm <- lm(data$n_child ~ data$age, data = data)
summary(reverse_lm)

## ---- chunk 43
plot (data$age, data$n_child)
abline(reverse_lm, col = "blue")
## ---- chunk 44
regression_model
summary(regression_model)
## ---- chunk 45
par(mfrow=c(2,2))
plot(regression_model)
